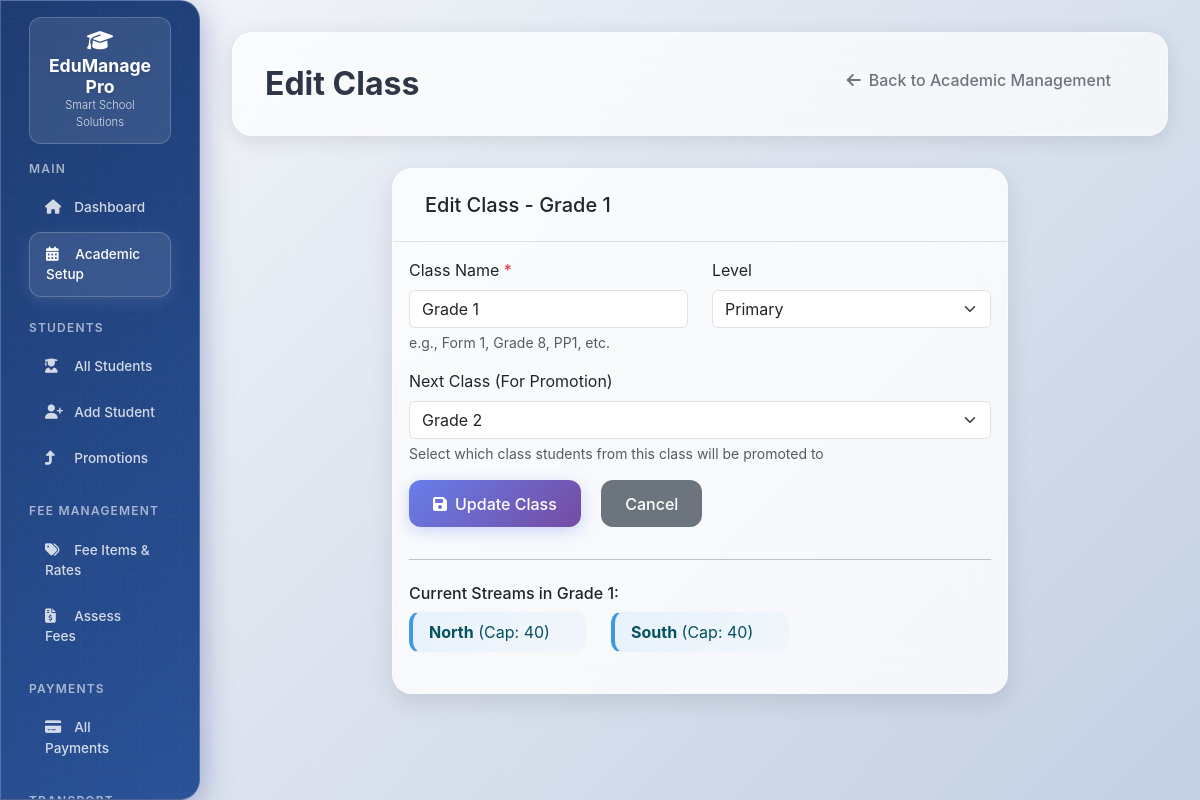
The app's page /academic/class/edit/1 (signed in) with its own data.
### models.py (models this page shows, shortened)
class Class(db.Model):
    __tablename__ = "classes"
    id = db.Column(db.Integer, primary_key=True)
    name = db.Column(db.String(50), nullable=False, unique=True)  # "Form 1", "Grade 8"
    level = db.Column(db.String(20))  # "Primary", "Secondary"
    next_class_id = db.Column(db.Integer, db.ForeignKey("classes.id"))  # For automatic promotion
    next_class = db.relationship("Class", remote_side=[id])
    streams = db.relationship("Stream", back_populates="class_obj", cascade="all, delete-orphan")

class Stream(db.Model):
    __tablename__ = "streams"
    id = db.Column(db.Integer, primary_key=True)
    class_id = db.Column(db.Integer, db.ForeignKey("classes.id"), nullable=False)
    name = db.Column(db.String(10), nullable=False)  # "A", "B", "C"
    capacity = db.Column(db.Integer, default=40)
    class_obj = db.relationship("Class", back_populates="streams")
    students = db.relationship("Student", back_populates="stream")
    __table_args__ = (db.UniqueConstraint("class_id", "name", name="unique_class_stream"),)

### app.py (the view, shortened to what this page needs)
@app.route('/academic/class/edit/<int:class_id>', methods=['GET', 'POST'])
@login_required
def edit_class(class_id):
    class_obj = Class.query.get_or_404(class_id)
    classes = Class.query.filter(Class.id != class_id).all()  # Exclude current class from next_class options
    return render_template('academic/edit_class.html', class_obj=class_obj, classes=classes)

### app.py (called while the page is built)
@app.context_processor
def inject_common_vars():
    return {
        'date': date,
        'datetime': datetime,
        'Decimal': Decimal,
        'today': date.today(),  # Current date
        'now': datetime.now()   # Current datetime
    }

@app.context_processor
def inject_enums():
    return {
        'StudentType': StudentType,
        'UserRole': UserRole,
        'PaymentMode': PaymentMode,
        'FeeScope': FeeScope,
        'PromotionStatus': PromotionStatus
    }

@login_manager.user_loader
def load_user(user_id):
    return User.query.get(int(user_id))

### Templates/academic/edit_class.html (shortened to what this page needs)
{% extends "base.html" %}
{% block page_title %}Edit Class{% endblock %}
{% block page_actions %}
    <a href="{{ url_for('academic_management') }}" class="btn btn-outline-secondary">
        <i class="fas fa-arrow-left me-2"></i>Back to Academic Management
    </a>
{% endblock %}
{% block content %}
<div class="row justify-content-center">
    <div class="col-lg-8">
        <div class="card">
            <div class="card-header">
                <h5 class="mb-0">Edit Class - {{ class_obj.name }}</h5>
            </div>
            <div class="card-body">
                <form method="POST">
                    <div class="row">
                        <div class="col-md-6">
                            <div class="mb-3">
                                <label for="name" class="form-label">Class Name <span class="text-danger">*</span></label>
                                <input type="text" class="form-control" id="name" name="name"
                                       value="{{ class_obj.name }}" required>
                                <div class="form-text">e.g., Form 1, Grade 8, PP1, etc.</div>
                            </div>
                        </div>
                        <div class="col-md-6">
                            <div class="mb-3">
                                <label for="level" class="form-label">Level</label>
                                <select class="form-select" id="level" name="level">
                                    <option value="Primary" {{ 'selected' if class_obj.level == 'Primary' }}>Primary</option>
                                </select>
                            </div>
                        </div>
                    </div>
                    <div class="mb-3">
                        <label for="next_class_id" class="form-label">Next Class (For Promotion)</label>
                        <select class="form-select" id="next_class_id" name="next_class_id">
                            {% for next_class in classes %}
                                <option value="{{ next_class.id }}"
                                        {{ 'selected' if class_obj.next_class_id == next_class.id }}>
                                    {{ next_class.name }}
                                </option>
                            {% endfor %}
                        </select>
                        <div class="form-text">Select which class students from this class will be promoted to</div>
                    </div>
                    <div class="row">
                        <div class="col">
                            <button type="submit" class="btn btn-primary">
                                <i class="fas fa-save me-2"></i>Update Class
                            </button>
                            <a href="{{ url_for('academic_management') }}" class="btn btn-secondary ms-2">Cancel</a>
                        </div>
                    </div>
                </form>
                {% if class_obj.streams %}
                <hr class="my-4">
                <h6>Current Streams in {{ class_obj.name }}:</h6>
                <div class="row">
                    {% for stream in class_obj.streams %}
                    <div class="col-md-4 mb-2">
                        <div class="alert alert-info py-2">
                            <strong>{{ stream.name }}</strong> (Cap: {{ stream.capacity }})
                        </div>
                    </div>
                    {% endfor %}
                </div>
                {% endif %}
            </div>
        </div>
    </div>
</div>
{% endblock %}

### Templates/base.html (style rules this page uses)
:root { --primary-gradient: linear-gradient(135deg, #667eea 0%, #764ba2 100%); --modern-gradient: linear-gradient(135deg, #1e3c72 0%, #2a5298 100%); --glass-bg: rgba(255, 255, 255, 0.1); --glass-border: rgba(255, 255, 255, 0.2); --shadow-light: 0 8px 32px rgba(31, 38, 135, 0.37); --shadow-hover: 0 15px 35px rgba(31, 38, 135, 0.5); --border-radius: 20px; --border-radius-small: 12px; --transition: all 0.2s ease; }
body { font-family: 'Inter', -apple-system, BlinkMacSystemFont, 'Segoe UI', sans-serif; background: linear-gradient(135deg, #f5f7fa 0%, #c3cfe2 100%); min-height: 100vh; }
.card { background: rgba(255, 255, 255, 0.8); backdrop-filter: blur(20px); border: 1px solid rgba(255, 255, 255, 0.3); border-radius: var(--border-radius); box-shadow: 0 8px 25px rgba(0, 0, 0, 0.1); transition: var(--transition); margin-bottom: 1.5rem; }
.card-header { background: transparent; border-bottom: 1px solid rgba(0, 0, 0, 0.1); border-radius: var(--border-radius) var(--border-radius) 0 0 !important; padding: 1.5rem 2rem; font-weight: 600; }
.btn { border-radius: var(--border-radius-small); font-weight: 500; transition: var(--transition); border: none; padding: 0.7rem 1.5rem; margin-right: 0.5rem; margin-bottom: 0.5rem; }
.btn:last-child { margin-right: 0; }
.btn-primary { background: linear-gradient(135deg, #667eea 0%, #764ba2 100%); color: white; box-shadow: 0 4px 15px rgba(102, 126, 234, 0.3); }
.alert { background: rgba(255, 255, 255, 0.9); backdrop-filter: blur(20px); border: 1px solid rgba(255, 255, 255, 0.3); border-radius: var(--border-radius-small); border-left: 4px solid; animation: slideIn 0.3s ease-out; }
.alert-info { border-left-color: #4299e1; background: linear-gradient(135deg, rgba(66, 153, 225, 0.1), rgba(66, 153, 225, 0.05)); }

### records on screen
Class: name "Grade 1"
Stream: name "North", capacity "40"
Stream: name "South", capacity "40"

### other values on screen
form field next_class_id "Grade 2"
